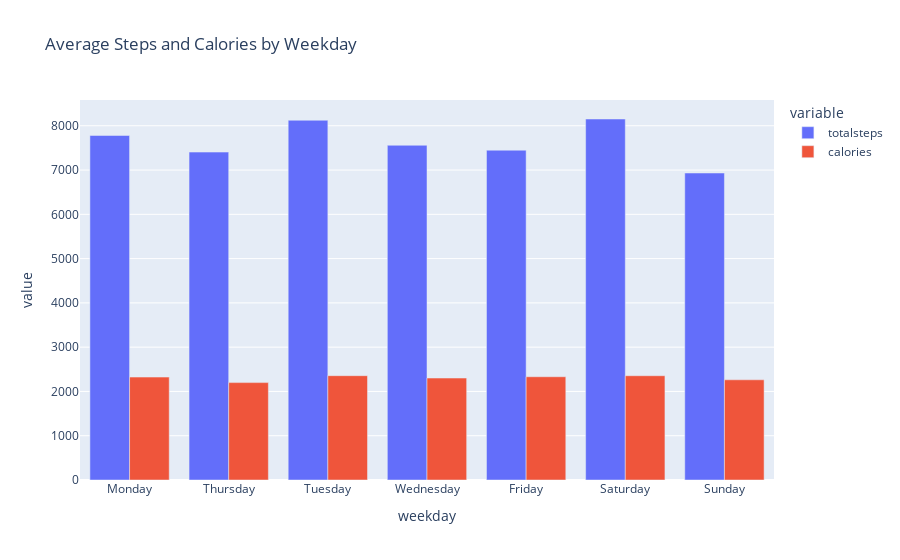

Notebook code cell kept with this figure:
### Code cell
weekdays = ['Monday','Thursday','Tuesday', 'Wednesday', 'Friday', 'Saturday', 'Sunday']
y =['totalsteps','calories']
gp = daily_activity.groupby('weekday')[y].mean().reset_index()
plot7 = px.bar(gp, y=y, x='weekday',barmode='group', title='Average Steps and Calories by Weekday',category_orders={'weekday':weekdays})

plot7

### Figure 1 — Plotly figure (JSON) as saved in the notebook; plotly's stock layout.template omitted (floating-point values rounded to 4 significant figures)
{"data": [{"alignmentgroup": "True", "hovertemplate": "variable=totalsteps<br>weekday=%{x}<br>value=%{y}<extra></extra>", "legendgroup": "totalsteps", "marker": {"color": "#636efa", "pattern": {"shape": ""}}, "name": "totalsteps", "offsetgroup": "totalsteps", "orientation": "v", "showlegend": true, "textposition": "auto", "type": "bar", "x": ["Friday", "Monday", "Saturday", "Sunday", "Thursday", "Tuesday", "Wednesday"], "xaxis": "x", "y": [7448.0, 7781.0, 8153.0, 6933.0, 7406.0, 8125.0, 7559.0], "yaxis": "y"}, {"alignmentgroup": "True", "hovertemplate": "variable=calories<br>weekday=%{x}<br>value=%{y}<extra></extra>", "legendgroup": "calories", "marker": {"color": "#EF553B", "pattern": {"shape": ""}}, "name": "calories", "offsetgroup": "calories", "orientation": "v", "showlegend": true, "textposition": "auto", "type": "bar", "x": ["Friday", "Monday", "Saturday", "Sunday", "Thursday", "Tuesday", "Wednesday"], "xaxis": "x", "y": [2332.0, 2324.0, 2355.0, 2263, 2200.0, 2356.0, 2303.0], "yaxis": "y"}], "layout": {"barmode": "group", "legend": {"title": {"text": "variable"}, "tracegroupgap": 0}, "title": {"text": "Average Steps and Calories by Weekday"}, "xaxis": {"anchor": "y", "categoryarray": ["Monday", "Thursday", "Tuesday", "Wednesday", "Friday", "Saturday", "Sunday"], "categoryorder": "array", "domain": [0, 1], "title": {"text": "weekday"}}, "yaxis": {"anchor": "x", "domain": [0, 1], "title": {"text": "value"}}}}
